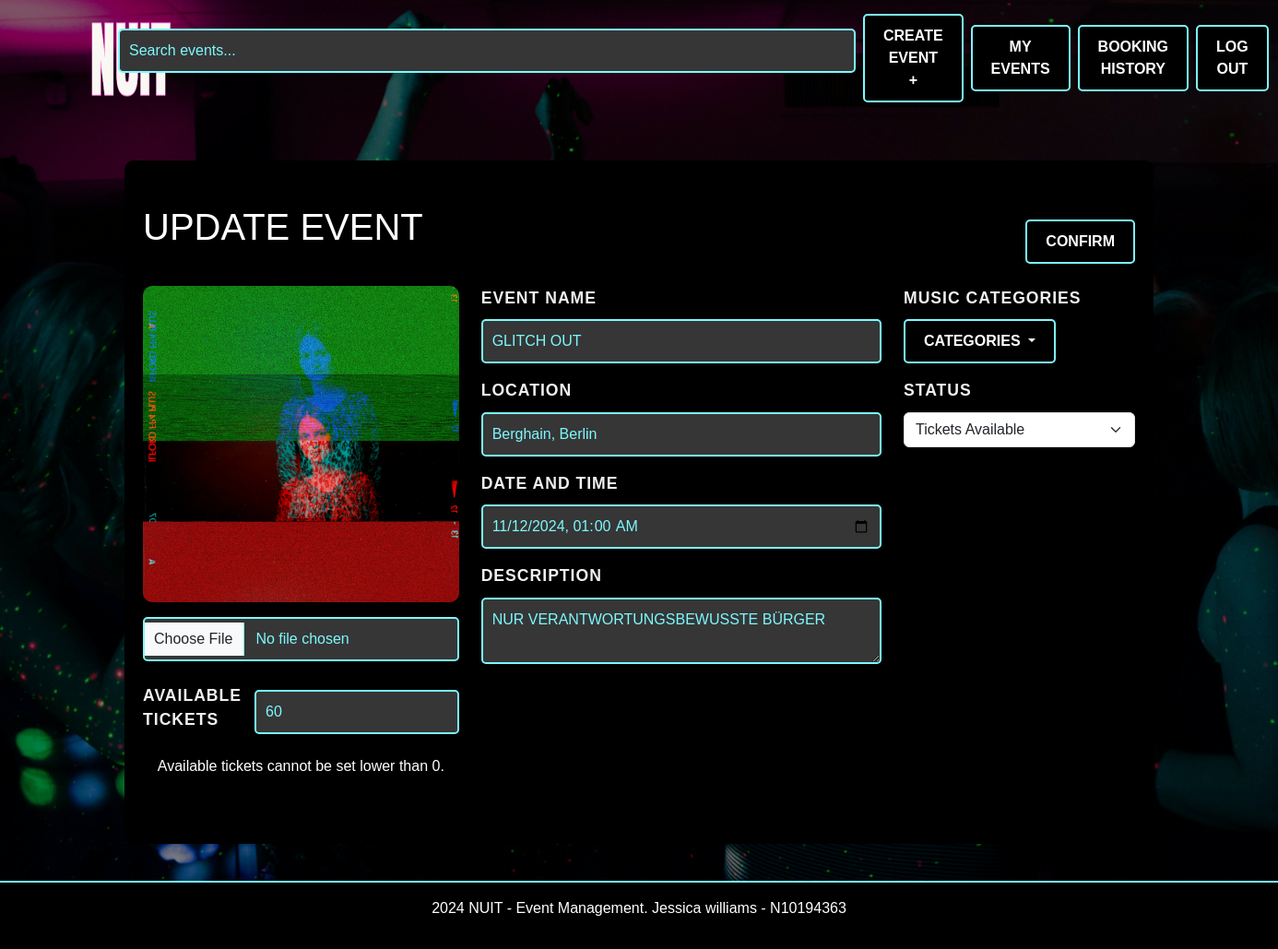
Screenshot of /update-event/8 (signed in) with the database file from the repository.
### NUIT/models.py (models this page shows, shortened)
class Event(db.Model):
    id = db.Column(db.Integer, primary_key=True)
    name = db.Column(db.String(100), nullable=False)
    location = db.Column(db.String(100), nullable=False)
    date = db.Column(db.DateTime, nullable=False)
    description = db.Column(db.Text, nullable=True)
    available_tickets = db.Column(db.Integer, nullable=False)
    categories = db.Column(db.String(200), nullable=False)
    status = db.Column(db.String(200), default="Tickets available", nullable=False)
    image = db.Column(db.String(100), nullable=True)
    creator_id = db.Column(db.Integer, db.ForeignKey('user.id'), nullable=False)
    comments = db.relationship('Comment', backref='event', lazy=True)
    bookings = db.relationship('Booking', backref='event', lazy=True)

### NUIT/events.py (the view, shortened to what this page needs)
@event_bp.route('/update-event/<int:event_id>', methods=['GET', 'POST'])
@login_required
def update_event(event_id):
    event = Event.query.get_or_404(event_id)
    if event.creator_id != current_user.id:
        flash("You can only edit your own events, naughty! 😡", "danger")
        return redirect(url_for('main.index'))
    tickets_booked = sum(booking.quantity for booking in event.bookings)
    event_form = EventForm(obj=event)
    return render_template('update_event.html', event_form=event_form, event=event, tickets_booked=tickets_booked)

### NUIT/templates/update_event.html (shortened to what this page needs)
{% extends "base.html" %} {% from "bootstrap5/form.html" import render_form %}
{% block content %}
<div class="container mt-5">
  <div class="section-background">
    <form
      method="POST"
      action="{{ url_for('event_bp.update_event', event_id=event.id) }}"
      enctype="multipart/form-data"
    >
      <div class="row d-flex justify-content-between align-items-center">
        <div class="col-md-6">
          <h1>UPDATE EVENT</h1>
        </div>
        <div class="col-md-6 d-flex justify-content-end mt-4">
          {{ event_form.hidden_tag() }} {{ event_form.submit(class="btn") }}
        </div>
      </div>
      <div class="row d-flex align-items-stretch mt-4">
        <div
          class="col-md-4 d-flex flex-column justify-content-center align-items-center"
        >
          <img
            src="{{ url_for('static', filename=event.image.replace('nuit/static/', '')) }}"
            alt="Event Image"
            class="img-fluid"
            style="max-width: 100%; border-radius: 10px"
          />
          <div class="mt-3" style="width: 100%; text-align: center">
            {{ event_form.image(class="form-control") }}
          </div>
          <div
            class="mb-3 mt-4 d-flex align-items-center justify-content-between"
            style="width: 100%"
          >
            {{ event_form.available_tickets.label(class="form-label") }} {{
            event_form.available_tickets(class="form-control", min="1") }}
          </div>
          <p>
            Available tickets cannot be set lower than {{ tickets_booked }}.
          </p>
        </div>
        <div class="col-md-5 d-flex flex-column">
          <div class="mb-3">
            {{ event_form.name.label(class="form-label") }} {{
            event_form.name(class="form-control") }}
          </div>
          <div class="mb-3">
            {{ event_form.location.label(class="form-label") }} {{
            event_form.location(class="form-control") }}
          </div>
          <div class="mb-3">
            {{ event_form.date.label(class="form-label") }} {{
            event_form.date(class="form-control", type="datetime-local") }}
          </div>
          <div class="mb-3">
            {{ event_form.description.label(class="form-label") }} {{
            event_form.description(class="form-control") }}
          </div>
        </div>
        <div class="col-md-3">
          <div class="mb-3">
            <label for="categories" class="form-label">Music Categories</label>
            <div class="dropdown">
              <button
                class="btn btn-secondary dropdown-toggle"
                type="button"
                id="categoriesDropdown"
                data-bs-toggle="dropdown"
                aria-expanded="false"
              >
                Categories
              </button>
            </div>
          </div>
          <div class="mb-3">
            {{ event_form.status.label(class="form-label") }} {{
            event_form.status(class="form-select") }}
          </div>
        </div>
      </div>
    </form>
  </div>
</div>
{% endblock %}

### NUIT/static/css/styles.css (style rules this page uses)
body, h1, h2, h3, h4, h5, h6, p, a, button, input, footer, .search-bar { font-family: Verdana, Geneva, sans-serif; }
html, body { height: 100%; margin: 0; }
body { display: flex; flex-direction: column; justify-content: space-between; }
.btn { background-color: #000000; color: white; border: 2px solid rgb(125, 249, 255); padding: 10px 20px; border-radius: 5px; font-weight: bold; text-transform: uppercase; transition: background-color 0.3s ease, border-color 0.3s ease; }
body { background-image: url('../img/background.jpg'); background-size: cover; background-position: center; background-repeat: no-repeat; background-attachment: fixed; color: white; position: relative; z-index: 0; }
body::before { content: ""; position: fixed; top: 0; left: 0; width: 100%; height: 100%; background-color: rgba(0, 0, 0, 0.5); z-index: -1; }
.section-background { background-color: black; padding: 40px 20px; margin-bottom: 40px; border-radius: 10px; }
.form-control { background-color: rgb(54, 54, 54); color: #7DF9FF; border: 2px solid #7DF9FF; border-radius: 5px; padding: 10px; }
.form-label { color: #b3186d; }
.form-control::placeholder { color: #7DF9FF; }
.form-label { font-weight: bold; color: #f0f0f0; font-size: 1.1rem; margin-bottom: 10px; text-transform: uppercase; letter-spacing: 1px; }

### rows the page displays
Event: image (picture), available_tickets "60", name "GLITCH OUT", location "Berghain, Berlin", date "11/12/2024 01:00", description "NUR VERANTWORTUNGSBEWUSSTE BÜRGER", status "Tickets Available"

### other values shown
{{ event_form.available_tickets.label(class="form-label") }} "AVAILABLE TICKETS"
{{ tickets_booked }} "0"
{{ event_form.name.label(class="form-label") }} "EVENT NAME"
{{ event_form.location.label(class="form-label") }} "LOCATION"
{{ event_form.date.label(class="form-label") }} "DATE AND TIME"
{{ event_form.description.label(class="form-label") }} "DESCRIPTION"
{{ event_form.status.label(class="form-label") }} "STATUS"
